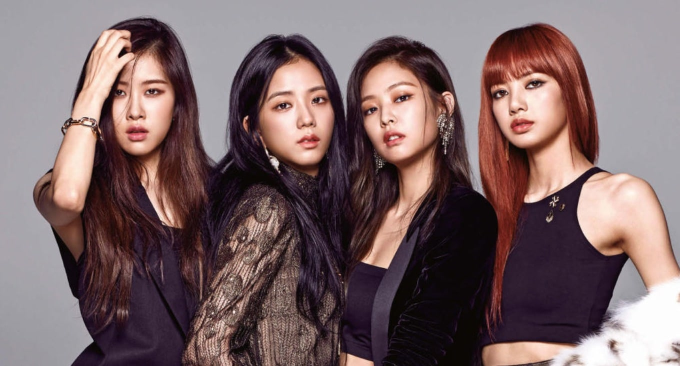
#> input picture Cat.Chen/2.jpg, 1360 x 732 px (shown at 1/2 size); its folder holds 5 pictures in this run
$ python detection.py
#> lines starting #> are read from the running program, lines starting #| are printed output that depends on the picture
import cv2
def detect(filename):
#> called with filename = '2.jpg'
    trainnum = 1
    #加载分类器
    face_cascade=cv2.CascadeClassifier("classifier.xml")

    #读取图像
    img = cv2.imread(filename)
#> img is the input picture: shape (732, 1360, 3); mean B, G, R 102.8, 101.4, 122.6
    gray = cv2.cvtColor(img,cv2.COLOR_BGR2GRAY)
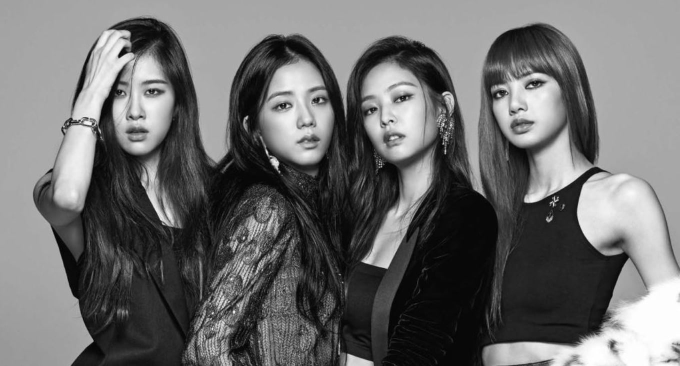
#> gray: shape (732, 1360) (shown at 1/2 size); min 0, max 255, mean 107.9

    #人脸检测
    faces = face_cascade.detectMultiScale(gray,1.3,5)
#> faces = [[194, 126, 166, 166], [517, 140, 175, 175], [689, 138, 179, 179], [948, 105, 196, 196]]


    #绘制矩形框
    for (x,y,w,h) in faces:
        imgshow = "train%d" %trainnum
        imgout = "train%d.jpg" %trainnum

        #仅绘制识别的图像
        f = cv2.resize(gray[y:(y+h),x:(x+w)],(200,200))
        print(f)
        # print(num)
        cv2.imshow(imgshow,f)
        cv2.imwrite(imgout,f)
        trainnum+=1
#> this loop made 4 passes
#> (printed output is left out)
#> pass 1, in detect, `f = cv2.resize(gray[y:(y+h),x:(x+w)],(200,200))`:
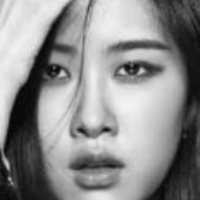
#> f: shape (200, 200); min 3, max 244, mean 140.6
#> pass 2, in detect, `f = cv2.resize(gray[y:(y+h),x:(x+w)],(200,200))`:
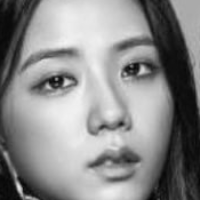
#> f: shape (200, 200); min 3, max 244, mean 138.2
#> pass 3, in detect, `f = cv2.resize(gray[y:(y+h),x:(x+w)],(200,200))`:
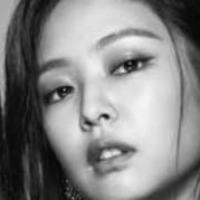
#> f: shape (200, 200); min 5, max 245, mean 133.3
#> after the loop, trainnum = 5

if __name__ == "__main__":
    detect("2.jpg")
    cv2.waitKey()
    cv2.destroyAllWindows()
